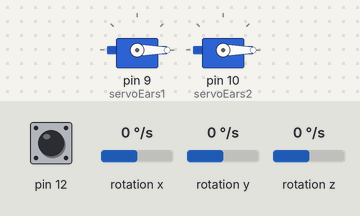
A sketch run on a simulated Arduino Uno, built with avr-gcc and run on an emulated ATmega328P. On the bench: 2 × servo. Wiring (inferred from the names in the program): L3G4200D gyroscope at I2C address 0x69. The test bench sets the inputs (shaded band); at power-on: rotation x 0 °/s, pin 12 HIGH, rotation y 0 °/s, rotation z 0 °/s.

Above: at 2.0 s.
2.1 s: rotation x set to 19 °/s
3.6 s: rotation x set to 24 °/s
At 5.4 s:
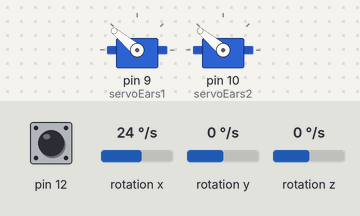
6.6 s: rotation x set to -19 °/s
8.1 s: rotation x set to -25 °/s
At 8.29 s:
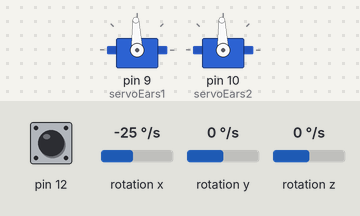
11.1 s: rotation x set to 192 °/s
At 11.29 s:
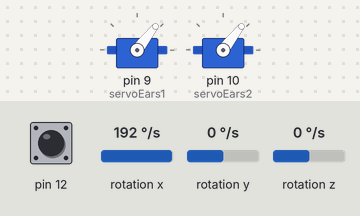
Timing chart, 0 to 14.1 s (numbered marks = the images above; inputs shaded):
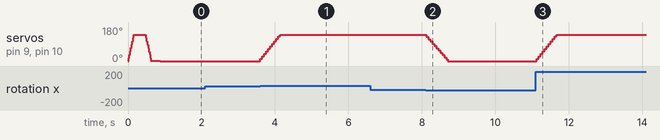

Measured:
- the behaviour switches between 21 and 22 °/s on rotation x (found by bisection; images 0 and 1)
- the behaviour switches between -21 and -22 °/s on rotation x (found by bisection; images 1 and 2)
- after the input at 2.1 s, every drawn part: stays the same
- after the input at 3.6 s, servo on pin 9 (servoEars1), servo on pin 10 (servoEars2): moves from 0° to 140° over 0.54 s, starting at once
- after the input at 6.6 s, every drawn part: stays the same
- after the input at 8.1 s, servo on pin 9 (servoEars1), servo on pin 10 (servoEars2): moves from 140° to 0° over 0.59 s, starting at once
- after the input at 11.1 s, servo on pin 9 (servoEars1), servo on pin 10 (servoEars2): moves from 0° to 140° over 0.54 s, starting at once
- by itself, servo on pin 9 (servoEars1), servo on pin 10 (servoEars2): rises from 0° to 140° in 0.44 s, then falls to 0° in 0.41 s

The sketch:

main2.ino
```cpp
// (licence header left out)
#include <Wire.h>
#include <Servo.h>
#define CTRL_REG1 0x20
#define CTRL_REG2 0x21
#define CTRL_REG3 0x22
#define CTRL_REG4 0x23
#define CTRL_REG5 0x24

int debug = 0;

//Gyroscope Stuff
int L3G4200D_Address = 105; //I2C address of the L3G4200D
int x;
int y;
int z;
int gyroThreshold = 300;

//Servo Stuff
Servo servoEars1;
Servo servoEars2;
int totalAngle;
int servoAngle;
int angleRemainder = 15;
int maxAngle = 140;

void setup(){
  //Determine if in debug mode
  int debug = 0;
  pinMode(12, INPUT);
  digitalWrite(12, HIGH);
  if(digitalRead(12)==LOW)
    debug = 1;  //Only start DEBUG MODE if pin12 is low. Thus, if you plugged pin12 to GND.

  //Setup Servo
  servoEars1.attach(9);
  servoEars2.attach(10);

  //Setup Gyro
  Wire.begin();

  //Setup Serial
  //Initialize Serial
  if(debug == 1)  //Serial.print slow down the servo motor update, only activate it in debug environment
    Serial.begin(9600);
  Serial.println("starting up L3G4200D");
  setupL3G4200D(2000); // Configure L3G4200  - 250, 500 or 2000 deg/sec

  for(int i=0; i<maxAngle; i++)
  {
    servoEars1.write(i);
    servoEars2.write(i);
    delay(1);
  }
  delay(300);
  for(int i=maxAngle; i>0; i--)
  {
    servoEars1.write(i);
    servoEars2.write(i);
    delay(1);
  }

  delay(250); //wait for the sensor to be ready
}

void loop(){
  getGyroValues();  // This will update x, y, and z with new values
  Serial.print("\t X:");
  Serial.print(x);
  Serial.print("\t\t Y:");
  Serial.print(y);
  Serial.print("\t\t Z:");
  Serial.print(z);

  //Calculate Total Angle
  if(x>gyroThreshold || y>gyroThreshold || z>gyroThreshold)
  {
     servoAngle = servoAngle + (findMax(x,y,z) % angleRemainder);
     Serial.print("\t\t +");
     Serial.print(x%angleRemainder);
  }
  else if(x<-gyroThreshold || y<-gyroThreshold || z<-gyroThreshold)
  {
     servoAngle = servoAngle + (findMin(x,y,z) % angleRemainder); ;
     Serial.print("\t\t ");
     Serial.print(x%angleRemainder);
  }
  else
  {
    Serial.print("\t 00");
  }

  //Angle Limiter
  if(servoAngle > maxAngle)
  {
    servoAngle = maxAngle;
  }
  else if(servoAngle < 0)
  {
    servoAngle = 0;
  }

  //Apply Angle
  servoEars1.write(servoAngle);
  servoEars2.write(servoAngle);

  Serial.print("\t\t S:");
  Serial.print(servoAngle);
  Serial.print("\n");

  delay(50); //Just here to slow down the serial to make it more readable
}

int findMax(int x, int y, int z)
{
  int maxValue = 0;
  if(x > y)
  { maxValue = x; }
  else
  { maxValue = y; }

  if(maxValue<z)
  { maxValue = z; }

  return maxValue;
}

int findMin(int x, int y, int z)
{
  int minValue = 0;
  if(x > y)
  { minValue = y; }
  else
  { minValue = x; }

  if(minValue>z)
  { minValue = z; }

  return minValue;
}

void getGyroValues(){
  byte xMSB = readRegister(L3G4200D_Address, 0x29);
  byte xLSB = readRegister(L3G4200D_Address, 0x28);
  x = ((xMSB << 8) | xLSB);
  byte yMSB = readRegister(L3G4200D_Address, 0x2B);
  byte yLSB = readRegister(L3G4200D_Address, 0x2A);
  y = ((yMSB << 8) | yLSB);
  byte zMSB = readRegister(L3G4200D_Address, 0x2D);
  byte zLSB = readRegister(L3G4200D_Address, 0x2C);
  z = ((zMSB << 8) | zLSB);
}

int setupL3G4200D(int scale){
  writeRegister(L3G4200D_Address, CTRL_REG1, 0b00001111);  // Enable x, y, z and turn off power down:
  writeRegister(L3G4200D_Address, CTRL_REG2, 0b00000000);  // If you'd like to adjust/use the HPF, you can edit the line below to configure CTRL_REG2:
  writeRegister(L3G4200D_Address, CTRL_REG3, 0b00001000);
  if(scale == 250)  writeRegister(L3G4200D_Address, CTRL_REG4, 0b00000000);
  if(scale == 500)  writeRegister(L3G4200D_Address, CTRL_REG4, 0b00010000);
  if(scale == 2000) writeRegister(L3G4200D_Address, CTRL_REG4, 0b00110000);
  writeRegister(L3G4200D_Address, CTRL_REG5, 0b00000000);
}

void writeRegister(int deviceAddress, byte address, byte val) {
    Wire.beginTransmission(deviceAddress); // start transmission to device
    Wire.write(address);       // send register address
    Wire.write(val);         // send value to write
    Wire.endTransmission();     // end transmission
}

int readRegister(int deviceAddress, byte address){
    int v;
    Wire.beginTransmission(deviceAddress);
    Wire.write(address); // register to read
    Wire.endTransmission();
    Wire.requestFrom(deviceAddress, 1); // read a byte
    while(!Wire.available()) {} // waiting
    v = Wire.read();
    return v;
}
```
